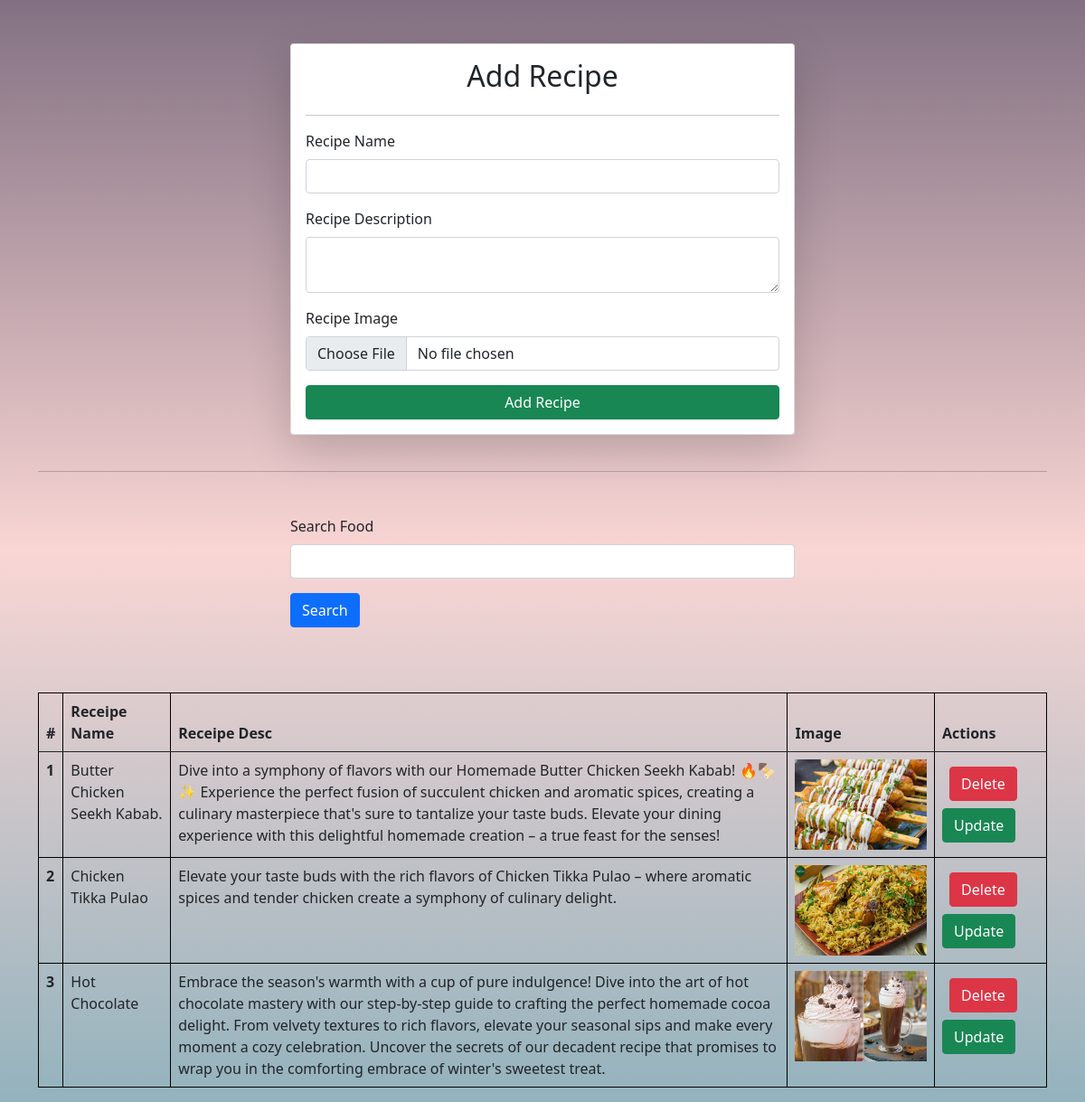
The page /receipes on the database its author committed.
### vege/models.py (models this page shows)
class Receipe(models.Model):
    receipe_name = models.CharField(max_length=100)
    receipe_description = models.TextField()
    receipe_field = models.ImageField(upload_to="receipe")

### vege/views.py (the view, shortened to what this page needs)
# urls.py: path('receipes', receipes, name="receipes"),
def receipes(request):
    context = {}
    queryset = Receipe.objects.all()
    if request.GET.get('search'):
      queryset = queryset.filter(receipe_name__icontains = request.GET.get('search'))
    context['receipes'] = queryset
    return render(request, 'receipes.html', context)

### vege/templates/receipes.html (shortened to what this page needs)
{% extends "base.html" %}
{% block start %}
<div class="container mt-5">
    <form class="col-6 mx-auto card p-3 shadow-lg" method="post" enctype="multipart/form-data">
        <h2 style="align-items: center; justify-content: center; display: flex;">Add Recipe</h2>
        <hr>
        <div class="mb-3">
            <label for="exampleInputEmail1" class="form-label">Recipe Name</label>
            <input name="receipe_name" required type="text" class="form-control">
        </div>
        <div class="mb-3">
            <label for="exampleInputPassword1" class="form-label">Recipe Description</label>
            <textarea name="receipe_description" class="form-control" required></textarea>
        </div>
        <div class="mb-3">
            <label for="exampleInputPassword1" class="form-label">Recipe Image</label>
            <input name="receipe_field" required type="file" class="form-control">
        </div>
        <button type="submit" class="btn btn-success">Add Recipe</button>
    </form>
    <br>
    <hr>
    <div class="mt-5">
      <div class="mx-auto col-6">
        <form>
        <div class="mb-3">
          <label for="exampleInputEmail1" class="form-label">Search Food</label>
          <input name="search" type="text" class="form-control">
      </div>
      <button type="submit" class="btn btn-primary">Search</button>
    </form>
      </div>
    </div>
    <br>
    <table class="table mt-5">
        <thead>
          <tr>
            <th scope="col">#</th>
            <th scope="col">Receipe Name</th>
            <th scope="col">Receipe Desc</th>
            <th scope="col">Image</th>
            <th scope="col">Actions</th>
          </tr>
        </thead>
        <tbody>
            {% for receipe in receipes %}
          <tr>
            <th scope="row">{{forloop.counter}}</th>
            <td>{{receipe.receipe_name}}</td>
            <td>{{receipe.receipe_description}}</td>
            <td>
                <img src="/media/{{receipe.receipe_field}}" style="height: 100px;"></td>
                <td>
                    <a href="/delete-receipe/{{receipe.id}}/" class="btn btn-danger m-2">Delete</a>
                    <a href="/update-receipe/{{receipe.id}}/" class="btn btn-success">Update</a>
                </td>
          </tr>
          {% endfor %}
        </tbody>
      </table>
</div>
{% endblock %}

### home/templates/base.html (shortened to what this page needs)
<!DOCTYPE html>
<html lang="en">
<head>
    <link href="https://cdn.jsdelivr.net/npm/bootstrap@5.0.2/dist/css/bootstrap.min.css" rel="stylesheet">
</head>
<body>
    {% block start %}
    {% endblock %}
</body>
</html>

### home/templates/base.html (style rules this page uses)
table, th, td { border: 1px solid black; }
body { background: linear-gradient(to bottom, #685268d2, #ef8b865b, #034c656d); }

### rows shown on the page
Receipe: receipe_name "Butter Chicken Seekh Kabab.", receipe_description "Dive into a symphony of flavors with our Homemade Butter Chicken Seekh Kabab! 🔥🍢✨ Experience the perfect fusion of succulent chicken and aromatic spices, creating a culinary masterpiece that's sure to tantalize your taste buds. Elevate your dining experience with this delightful homemade creation – a true feast for the senses!", receipe_field (picture)
Receipe: receipe_name "Chicken Tikka Pulao", receipe_description "Elevate your taste buds with the rich flavors of Chicken Tikka Pulao – where aromatic spices and tender chicken create a symphony of culinary delight.", receipe_field (picture)
Receipe: receipe_name "Hot Chocolate", receipe_description "Embrace the season's warmth with a cup of pure indulgence! Dive into the art of hot chocolate mastery with our step-by-step guide to crafting the perfect homemade cocoa delight. From velvety textures to rich flavors, elevate your seasonal sips and make every moment a cozy celebration. Uncover the secrets of our decadent recipe that promises to wrap you in the comforting embrace of winter's sweetest treat.", receipe_field (picture)
